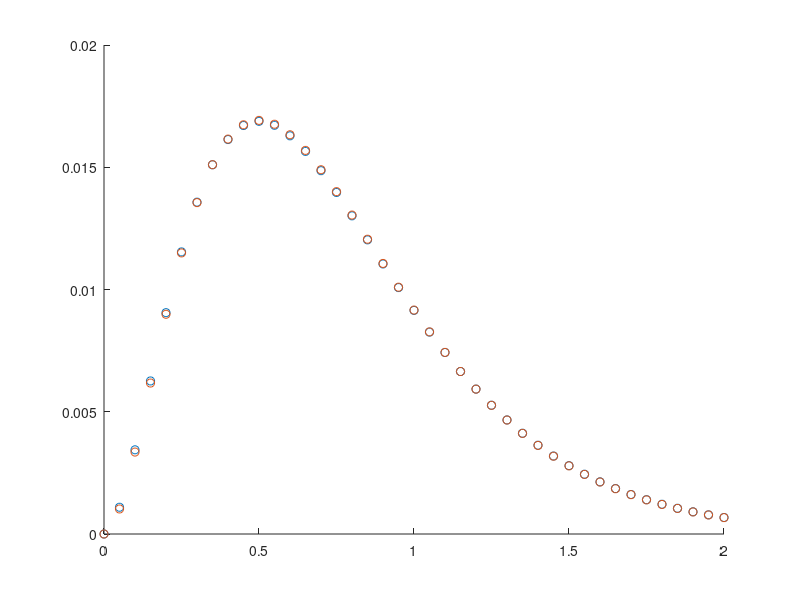

This figure's MATLAB source:
%{
    二阶R-K方法，用于计算线性多步法的起步值
    y'=xe^(-4x)-4y         y(0) = 0
    定义f = xe^(-4x)-4y
%} 
h = 0.05;%步长
f = @(a,b) a * exp(-4*a) - 4 * b;
x = 0:h:2;%注意x(1)其实是x0
y(41) = 0;
y(1) = 0;
for i = 1:40
    k1 = h * f(x(i),y(i));
    k2 = h * f(x(i)+ (h * 2/3), y(i) + (k1 * 2/3));
    y(i+1) = y(i) + (k1 + 3*k2)/4;
end

%最后得到的y0，y1，y2……按顺序存在y数组中，直接查看即可

y_real_value = 0.5 * x.^2 .* exp(-4*x);%精确解，可用来对比

scatter(x, y);
hold on
scatter(x, y_real_value);
hold off